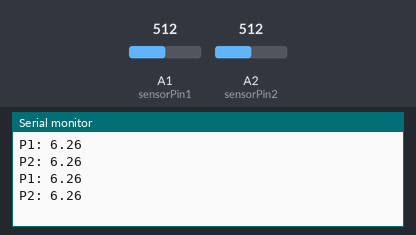
Simulated run of this sketch. Board: Arduino Uno, built with avr-gcc and run on an emulated ATmega328P. Shown: the last lines printed to the serial monitor. The test bench sets the inputs (shaded band); at power-on: A1 (sensorPin1) = 512, A2 (sensorPin2) = 512.

Above: at 10.8 s.
10.9 s: A1 (sensorPin1) set to 716
At 20.7 s:
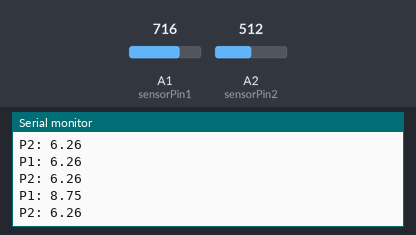
20.9 s: A2 (sensorPin2) set to 716
At 30.7 s:
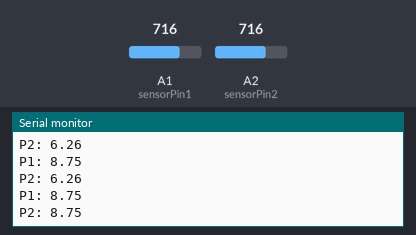
30.9 s: A1 (sensorPin1) set to 900
At 40.7 s:
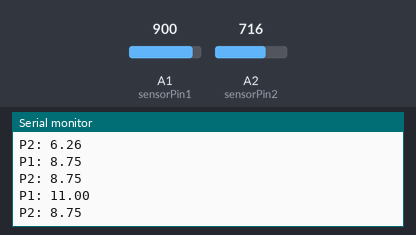
40.9 s: A2 (sensorPin2) set to 900
At 50.9 s:
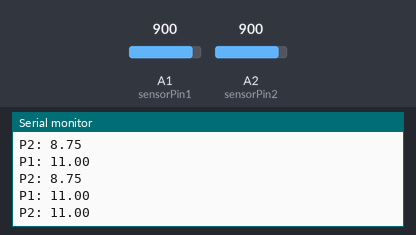
Timing chart, 0 to 51.9 s (numbered marks = the images above; inputs shaded):
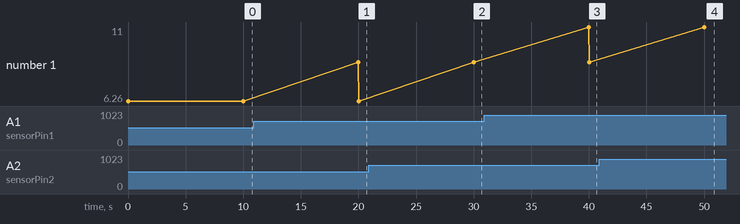

Measured:
- after the input at 10.9 s, the serial monitor: prints a new line after 9.1 s (image 1)
- after the input at 20.9 s, the serial monitor: prints a new line after 9.1 s (image 2)
- after the input at 30.9 s, the serial monitor: prints a new line after 9.1 s (image 3)
- after the input at 40.9 s, the serial monitor: prints a new line after 9.1 s (image 4)

The sketch:

PhotodiodeOutputMeasurement.ino
```cpp
// Analog input pins
int sensorPin1 = A1;   // 1
int sensorPin2 = A2;   // 2
int sensorPin3 = A3;   // 3
int sensorPin4 = A4;   // 4

// Variables to store ADC reading
int ADCValue1 = 0;  // 1
int ADCValue2 = 0;  // 2
int ADCValue3 = 0;  // 3
int ADCValue4 = 0;  // 4

// Variables to store converted voltage
float voltageValue1 = 0.0;  // 1
float voltageValue2 = 0.0;  // 2
float voltageValue3 = 0.0;  // 3
float voltageValue4 = 0.0;  // 4

// Variable to store divider scale
float dividerScale = 2.5; // (Rtop + Rbot) / Rbot = 15k / 10k

// Variables to store rescaled voltage
float actualVoltage1 = 0.0; // 1
float actualVoltage2 = 0.0; // 2
float actualVoltage3 = 0.0; // 3
float actualVoltage4 = 0.0; // 4


void setup() {
  Serial.begin(9600); // Start serial monitor
}

void loop() {
  // Voltage conversion for Photodiode 1
  ADCValue1 = analogRead(sensorPin1);      // Read raw ADC (0–1023)
  voltageValue1 = ADCValue1 * (5.0 / 1023.0);  // Convert to voltage (assuming 5V reference)
  actualVoltage1 = voltageValue1 * dividerScale; // Scale voltageValue to real voltage value

  // Voltage conversion for Photodiode 2
  ADCValue2 = analogRead(sensorPin2);      // Read raw ADC (0–1023)
  voltageValue2 = ADCValue2 * (5.0 / 1023.0);  // Convert to voltage (assuming 5V reference)
  actualVoltage2 = voltageValue2 * dividerScale; // Scale voltageValue to real voltage value

  // Voltage conversion for Photodiode 3
 /* ADCValue3 = analogRead(sensorPin3);      // Read raw ADC (0–1023)
  voltageValue3 = ADCValue3 * (5.0 / 1023.0);  // Convert to voltage (assuming 5V reference)
  actualVoltage3 = voltageValue3 * dividerScale; // Scale voltageValue to real voltage value

  // Voltage conversion for Photodiode 4
  ADCValue4 = analogRead(sensorPin4);      // Read raw ADC (0–1023)
  voltageValue4 = ADCValue4 * (5.0 / 1023.0);  // Convert to voltage (assuming 5V reference)
  actualVoltage4 = voltageValue4 * dividerScale; // Scale voltageValue to real voltage value */

  // Print voltage statements
  Serial.print("P1: "); Serial.println(actualVoltage1);   // 1
  Serial.print("P2: "); Serial.println(actualVoltage2);   // 2
  /*Serial.print("P3: "); Serial.println(voltageValue3);    // 3
  Serial.print("P4: "); Serial.println(voltageValue4);    // 4
  Serial.println(); */
  delay(10000);                                           // Delay 100 ms
}
```
